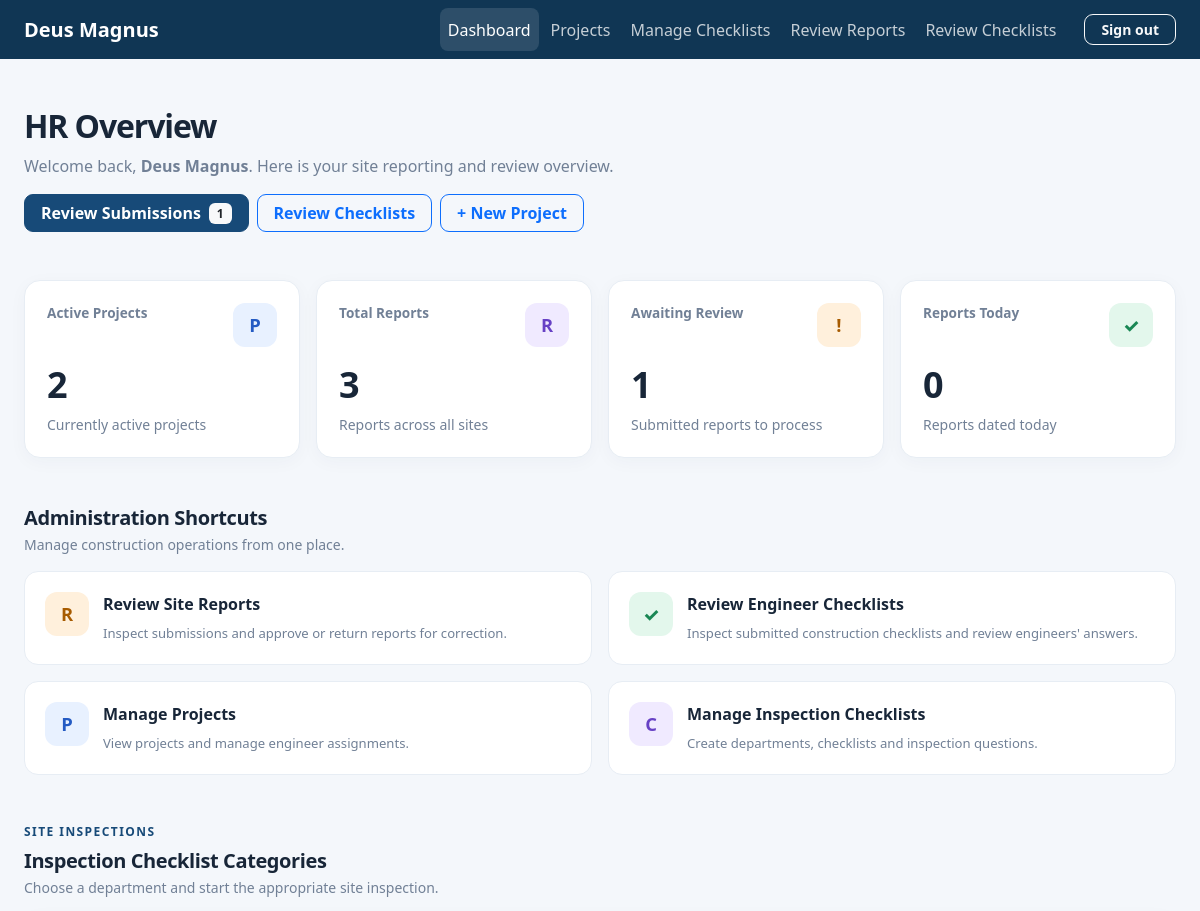
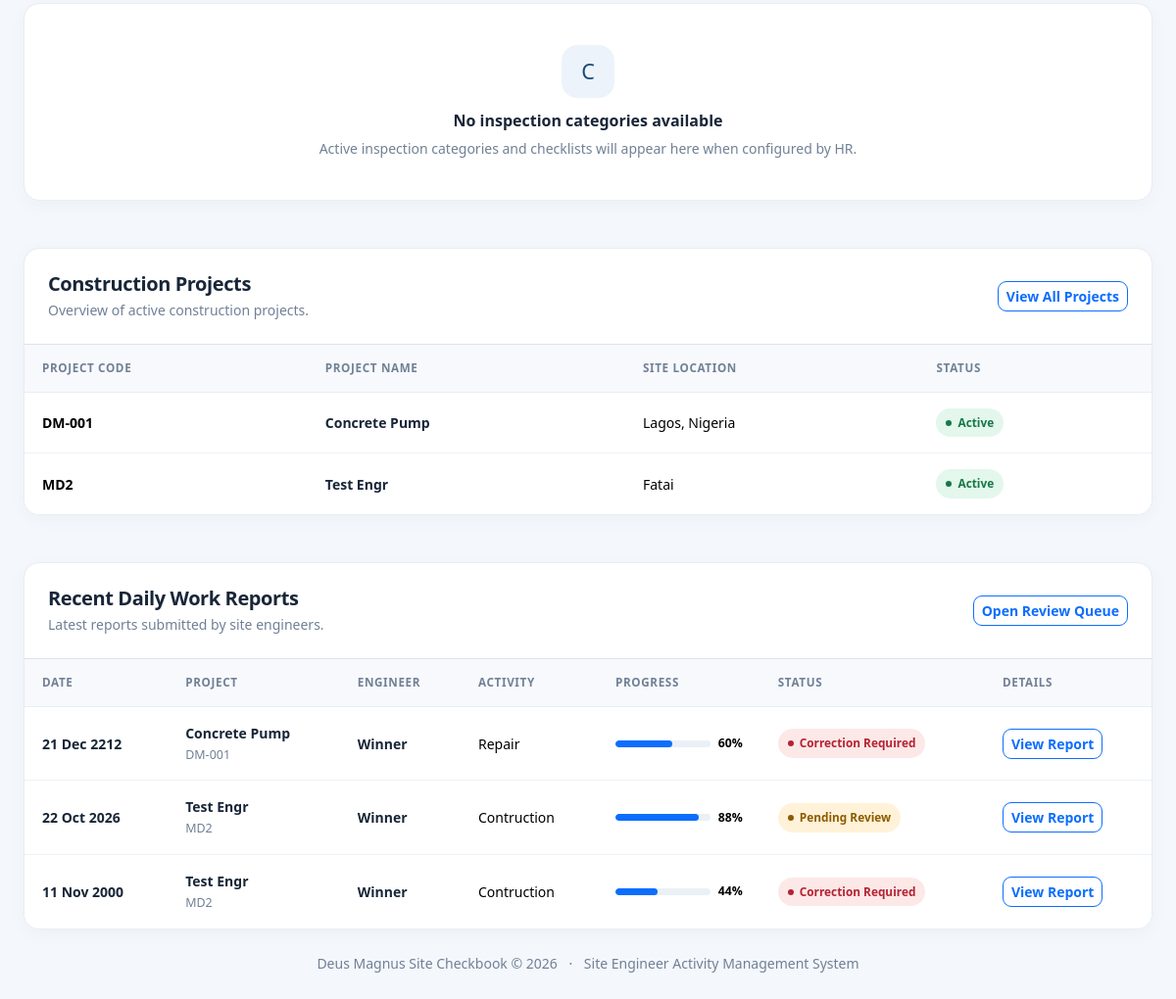
The page /site-checkbook/ (signed in) on the database as committed earlier (2 pictures, top to bottom).
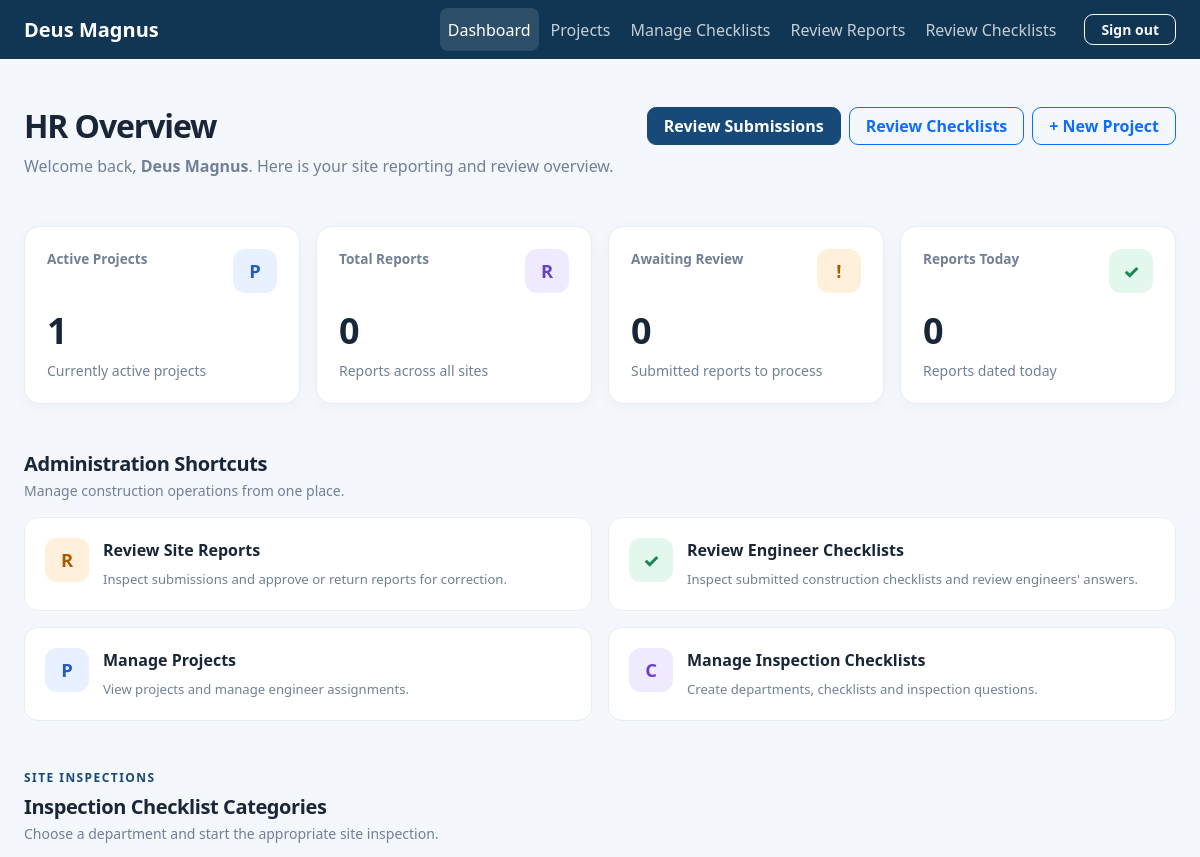
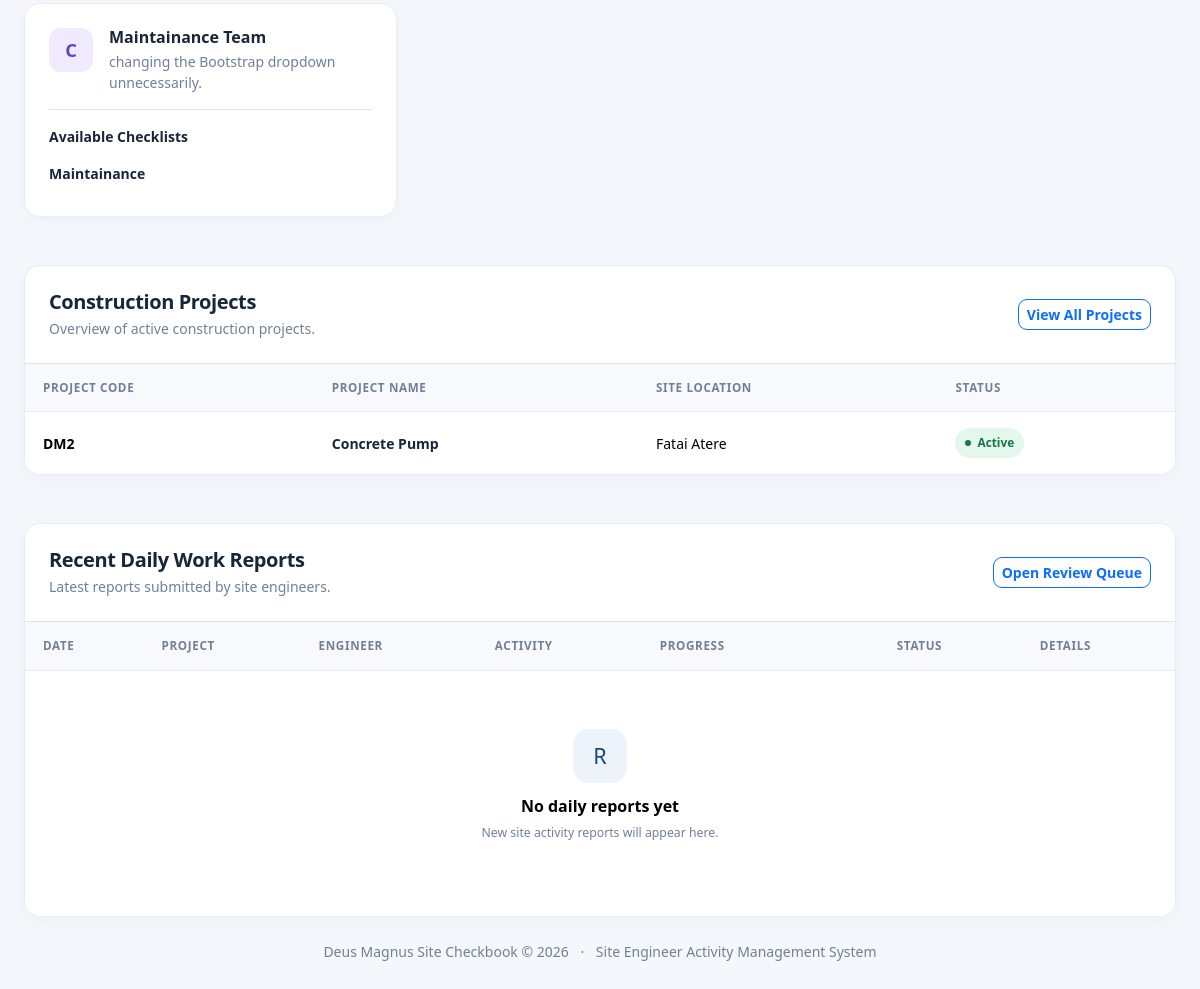
The same page on the database as committed later (2 pictures, top to bottom).
### site_checkbook/models.py (models this page shows, shortened)
class Project(models.Model):
    name = models.CharField(max_length=200)
    project_code = models.CharField(max_length=50, unique=True)
    client = models.CharField(max_length=200, blank=True)
    site_location = models.CharField(max_length=255)
    description = models.TextField(blank=True)
    engineers = models.ManyToManyField(
        settings.AUTH_USER_MODEL,
        related_name="checkbook_projects",
        blank=True,
    )
    is_active = models.BooleanField(default=True)
    created_at = models.DateTimeField(auto_now_add=True)
    class Meta:
        ordering = ["name"]

class SiteActivity(models.Model):
    STATUS_CHOICES = [
        ("draft", "Draft"),
        ("submitted", "Submitted"),
        ("reviewed", "Reviewed"),
        ("returned", "Returned for Correction"),
    ]
    project = models.ForeignKey(
        Project,
        on_delete=models.PROTECT,
        related_name="activities",
    )
    engineer = models.ForeignKey(
        settings.AUTH_USER_MODEL,
        on_delete=models.PROTECT,
        related_name="site_activities",
    )
    activity_date = models.DateField()
    work_type = models.CharField(max_length=150)
    work_description = models.TextField()
    workers_count = models.PositiveIntegerField(default=0)
    progress_percentage = models.PositiveSmallIntegerField(
        default=0,
        validators=[
            MinValueValidator(0),
            MaxValueValidator(100),
        ],
    )
    materials_used = models.TextField(blank=True)
    challenges = models.TextField(blank=True)
    safety_observations = models.TextField(blank=True)
    next_day_plan = models.TextField(blank=True)
    status = models.CharField(
        max_length=20,
        choices=STATUS_CHOICES,
        default="draft",
    )
    created_at = models.DateTimeField(auto_now_add=True)
    updated_at = models.DateTimeField(auto_now=True)
    class Meta:
        ordering = ["-activity_date", "-created_at"]

class Department(models.Model):
    name = models.CharField(max_length=150, unique=True)
    description = models.TextField(blank=True)
    is_active = models.BooleanField(default=True)
    created_at = models.DateTimeField(auto_now_add=True)
    class Meta:
        ordering = ["name"]

class Checklist(models.Model):
    department = models.ForeignKey(
        Department,
        on_delete=models.PROTECT,
        related_name="checklists",
    )
    title = models.CharField(max_length=200)
    description = models.TextField(blank=True)
    is_active = models.BooleanField(default=True)
    created_at = models.DateTimeField(auto_now_add=True)
    class Meta:
        ordering = ["department__name", "title"]

### site_checkbook/views.py (the view, shortened to what this page needs)
# urls.py: path("", views.dashboard, name="dashboard"),
@login_required
def dashboard(request):
    user = request.user
    reviewer = is_hr_reviewer(user)
    if reviewer:
        projects = Project.objects.filter(is_active=True)
        activities = SiteActivity.objects.select_related(
            "project",
            "engineer",
        )
    activities = activities.order_by(
        "-activity_date",
        "-created_at",
    )
    today = timezone.localdate()
    checklist_categories = (
        Department.objects
        .filter(
            is_active=True,
            checklists__is_active=True,
        )
        .distinct()
        .prefetch_related("checklists")
        .order_by("name")
    )
    my_checklist_submissions = (
        ChecklistSubmission.objects
        .filter(engineer=user)
        .select_related("checklist", "project")
        .order_by("-inspection_date", "-pk")[:10]
    )
    context = {
        "projects": projects,
        "activities": activities[:10],
        "total_projects": projects.count(),
        "total_activities": activities.count(),
        "pending_reviews": activities.filter(
            status="submitted",
        ).count(),
        "today_activities": activities.filter(
            activity_date=today,
        ).count(),
        "is_reviewer": reviewer,
        "can_manage_projects": can_manage_projects(user),
        "checklist_categories": checklist_categories,
        "my_checklist_submissions": my_checklist_submissions,
    }
    return render(
        request,
        "site_checkbook/dashboard.html",
        context,
    )

### site_checkbook/permissions.py (called while the page is built)
def can_manage_projects(user):
    if not user.is_authenticated:
        return False
    return (
        user.is_superuser
        or user.groups.filter(
            name__in=["HR", "Supervisors", "Project Managers"]
        ).exists()
    )

### site_checkbook/views.py (called while the page is built)
def is_hr_reviewer(user):
    return (
        user.is_authenticated
        and (
            user.is_superuser
            or user.groups.filter(name__in=["HR", "Supervisors"]).exists()
        )
    )

### templates/site_checkbook/dashboard.html (shortened to what the changed rows need)
<!DOCTYPE html>
<html lang="en">
<head>
    <link href="https://cdn.jsdelivr.net/npm/bootstrap@5.3.3/dist/css/bootstrap.min.css" rel="stylesheet">
</head>
<body>
<main class="container-fluid page-wrap px-3 px-lg-4 py-4 py-lg-5">
    <div class="d-flex flex-wrap justify-content-between align-items-start gap-3 mb-4 mb-lg-5">
        <div>
            <h1 class="page-title h2 mb-2">
                {% if is_reviewer %}HR Overview{% else %}Engineer Dashboard{% endif %}
            </h1>
        </div>
        <div class="d-flex flex-wrap gap-2">
            {% if is_reviewer %}
                <a href="{% url 'site_checkbook:review_queue' %}" class="btn btn-primary px-3">
                    Review Submissions
                    {% if pending_reviews %}
                        <span class="badge text-bg-light text-dark ms-1">{{ pending_reviews }}</span>
                    {% endif %}
                </a>
            {% else %}
                <a href="{% url 'site_checkbook:create_activity' %}" class="btn btn-primary px-3">+ Submit Daily Report</a>
                <a href="{% url 'site_checkbook:create_checklist' %}" class="btn btn-outline-primary px-3">Complete Checklist</a>
            {% endif %}
        </div>
    </div>
    <div class="row g-3 mb-4 mb-lg-5">
        <div class="col-6 col-xl-3">
            <div class="stat-card">
                <div class="d-flex justify-content-between align-items-start gap-2 mb-3">
                    <span class="stat-label">{% if can_manage_projects %}Active Projects{% else %}My Projects{% endif %}</span>
                    <span class="stat-icon icon-blue">P</span>
                </div>
                <div class="stat-value">{{ total_projects }}</div>
                <div class="small muted mt-2">{% if can_manage_projects %}Currently active projects{% else %}Projects assigned to you{% endif %}</div>
            </div>
        </div>
        <div class="col-6 col-xl-3">
            <div class="stat-card">
                <div class="d-flex justify-content-between align-items-start gap-2 mb-3">
                    <span class="stat-label">{% if is_reviewer %}Total Reports{% else %}My Reports{% endif %}</span>
                    <span class="stat-icon icon-purple">R</span>
                </div>
                <div class="stat-value">{{ total_activities }}</div>
                <div class="small muted mt-2">{% if is_reviewer %}Reports across all sites{% else %}Your recorded site activities{% endif %}</div>
            </div>
        </div>
        <div class="col-6 col-xl-3">
            <div class="stat-card">
                <div class="d-flex justify-content-between align-items-start gap-2 mb-3">
                    <span class="stat-label">{% if is_reviewer %}Awaiting Review{% else %}Pending Reviews{% endif %}</span>
                    <span class="stat-icon icon-orange">!</span>
                </div>
                <div class="stat-value">{{ pending_reviews }}</div>
                <div class="small muted mt-2">{% if is_reviewer %}Submitted reports to process{% else %}Reports awaiting HR review{% endif %}</div>
            </div>
        </div>
    </div>
    {% if is_reviewer %}
        <section class="mb-4 mb-lg-5">
            <div class="mb-3">
                <h2 class="section-title h5 mb-1">Administration Shortcuts</h2>
            </div>
        </section>
    {% endif %}
    <section class="mb-4 mb-lg-5">
        <div class="d-flex flex-wrap justify-content-between align-items-start gap-3 mb-3">
            <div>
                <h2 class="section-title h5 mb-1">Inspection Checklist Categories</h2>
            </div>
        </div>
        <div class="row g-3">
            {% for category in checklist_categories %}
                <div class="col-md-6 col-xl-4">
                    <div class="panel p-3 p-lg-4 h-100">
                        <div class="d-flex align-items-start gap-3 mb-3">
                            <span class="stat-icon icon-purple">C</span>
                            <div>
                                <h3 class="h6 fw-bold mb-1">{{ category.name }}</h3>
                                <p class="small muted mb-0">
                                    {% if category.description %}
                                        {{ category.description }}
                                    {% else %}
                                        Inspection checklists for this department.
                                    {% endif %}
                                </p>
                            </div>
                        </div>
                        <div class="border-top pt-3">
                            <div class="small fw-bold mb-2">Available Checklists</div>
                            {% for checklist in category.checklists.all %}
                                {% if checklist.is_active %}
                                    <div class="d-flex justify-content-between align-items-center gap-3 py-2">
                                        <div class="small fw-semibold">{{ checklist.title }}</div>
                                    </div>
                                {% endif %}
                            {% empty %}
                                <p class="small muted mb-0">No checklists are available in this category yet.</p>
                            {% endfor %}
                        </div>
                    </div>
                </div>
            {% empty %}
                <div class="col-12">
                    <div class="panel empty-state">
                        <div class="empty-icon">C</div>
                        <h3 class="h6 fw-bold">No inspection categories available</h3>
                        <p class="muted small mb-0">
                            Active inspection categories and checklists will appear here when configured by HR.
                        </p>
                    </div>
                </div>
            {% endfor %}
        </div>
    </section>
    <section class="panel overflow-hidden mb-4 mb-lg-5">
        <div class="d-flex flex-wrap justify-content-between align-items-center gap-3 p-3 p-lg-4 border-bottom">
            <div>
                <h2 class="section-title h5 mb-1">Construction Projects</h2>
            </div>
        </div>
        <div class="table-responsive">
            <table class="table">
                <thead>
                    <tr>
                        <th>Project Code</th>
                        <th>Project Name</th>
                        <th>Site Location</th>
                        <th>Status</th>
                    </tr>
                </thead>
                <tbody>
                    {% for project in projects %}
                        <tr>
                            <td><span class="fw-bold">{{ project.project_code }}</span></td>
                            <td><span class="record-title">{{ project.name }}</span></td>
                            <td>{{ project.site_location|default:"—" }}</td>
                            <td>
                                {% if project.is_active %}
                                    <span class="status-pill status-active">Active</span>
                                {% else %}
                                    <span class="status-pill status-inactive">Inactive</span>
                                {% endif %}
                            </td>
                        </tr>
                    {% endfor %}
                </tbody>
            </table>
        </div>
    </section>
    <section class="panel overflow-hidden">
        <div class="d-flex flex-wrap justify-content-between align-items-center gap-3 p-3 p-lg-4 border-bottom">
            <div>
                <h2 class="section-title h5 mb-1">Recent Daily Work Reports</h2>
            </div>
        </div>
        <div class="table-responsive">
            <table class="table">
                <thead>
                    <tr>
                        <th>Date</th>
                        <th>Project</th>
                        {% if is_reviewer %}<th>Engineer</th>{% endif %}
                        <th>Activity</th>
                        <th style="min-width:135px;">Progress</th>
                        <th>Status</th>
                        <th>Details</th>
                    </tr>
                </thead>
                <tbody>
                    {% for activity in activities %}
                        <tr>
                            <td class="text-nowrap">
                                <span class="record-title">{{ activity.activity_date|date:"d M Y" }}</span>
                            </td>
                            <td>
                                <span class="record-title">{{ activity.project.name }}</span>
                                <div class="record-subtitle">{{ activity.project.project_code }}</div>
                            </td>
                            {% if is_reviewer %}
                                <td>
                                    <span class="record-title">{{ activity.engineer.get_full_name|default:activity.engineer.username }}</span>
                                </td>
                            {% endif %}
                            <td>{{ activity.work_type }}</td>
                            <td>
                                <div class="d-flex align-items-center gap-2">
                                    <div class="progress flex-grow-1" role="progressbar"
                                         aria-valuenow="{{ activity.progress_percentage }}"
                                         aria-valuemin="0" aria-valuemax="100">
                                        <div class="progress-bar js-progress-bar"
                                             data-progress="{{ activity.progress_percentage }}"></div>
                                    </div>
                                    <small class="fw-semibold text-nowrap">{{ activity.progress_percentage }}%</small>
                                </div>
                            </td>
                            <td>
                                {% if activity.status == "reviewed" %}
                                    <span class="status-pill status-reviewed">Reviewed</span>
                                {% elif activity.status == "returned" %}
                                    <span class="status-pill status-returned">Correction Required</span>
                                {% elif activity.status == "submitted" %}
                                    <span class="status-pill status-submitted">Pending Review</span>
                                {% else %}
                                    <span class="status-pill status-draft">{{ activity.status|title }}</span>
                                {% endif %}
                            </td>
                            <td>
                                <a href="{% url 'site_checkbook:activity_detail' activity.pk %}"
                                   class="btn btn-sm btn-outline-primary text-nowrap">View Report</a>
                            </td>
                        </tr>
                    {% empty %}
                        <tr>
                            <td colspan="{% if is_reviewer %}7{% else %}6{% endif %}">
                                <div class="empty-state">
                                    <div class="empty-icon">R</div>
                                    <h3 class="h6 fw-bold">No daily reports yet</h3>
                                    <p class="muted small mb-3">New site activity reports will appear here.</p>
                                </div>
                            </td>
                        </tr>
                    {% endfor %}
                </tbody>
            </table>
        </div>
    </section>
</main>
</body>
</html>

Rows that differ between the two databases and show on the page:
removed Project: project_code "DM-001", name "Concrete Pump", site_location "Lagos, Nigeria", is_active "Active"
removed Project: project_code "MD2", name "Test Engr", site_location "Fatai", is_active "Active"
removed SiteActivity: activity_date "21 Dec 2212", project.name "Concrete Pump", project.project_code "DM-001", engineer.get_full_name "Winner", work_type "Repair", progress_percentage "60", status "Correction Required"
removed SiteActivity: activity_date "22 Oct 2026", project.name "Test Engr", project.project_code "MD2", engineer.get_full_name "Winner", work_type "Contruction", progress_percentage "88", status "Pending Review"
removed SiteActivity: activity_date "11 Nov 2000", project.name "Test Engr", project.project_code "MD2", engineer.get_full_name "Winner", work_type "Contruction", progress_percentage "44", status "Correction Required"
added Department: name "Maintainance Team", description "changing the Bootstrap dropdown unnecessarily."
added Checklist: title "Maintainance"
added Project: project_code "DM2", name "Concrete Pump", site_location "Fatai Atere", is_active "Active"
Other text that changed with them:
{{ total_projects }}: "2" → "1"
{{ total_activities }}: "3" → "0"
{{ pending_reviews }}: "1" → "0"
{{ pending_reviews }}: "1" → (not shown)
text no longer shown: "C No inspection categories available Active inspection categories and checklists will appear here when configured by HR."
text now shown: "R No daily reports yet New site activity reports will appear here."
